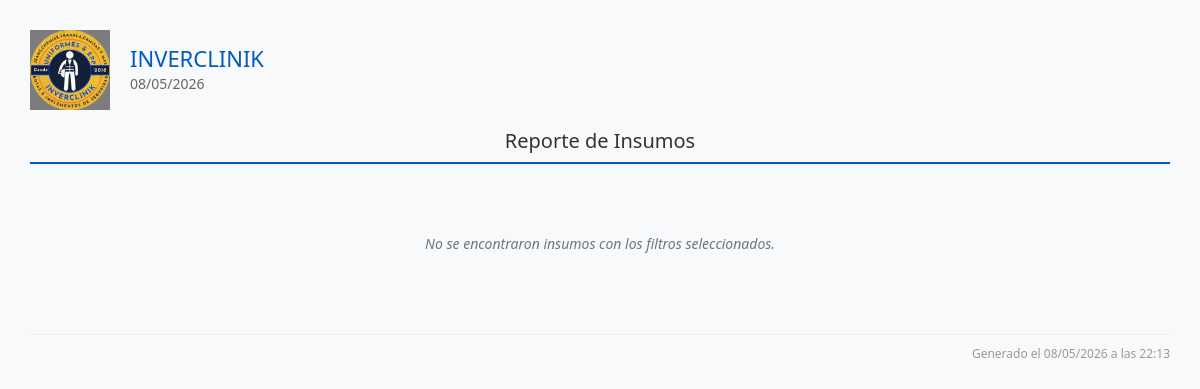
/reportes/insumos_view.php, run on an earlier commit of the app's database.
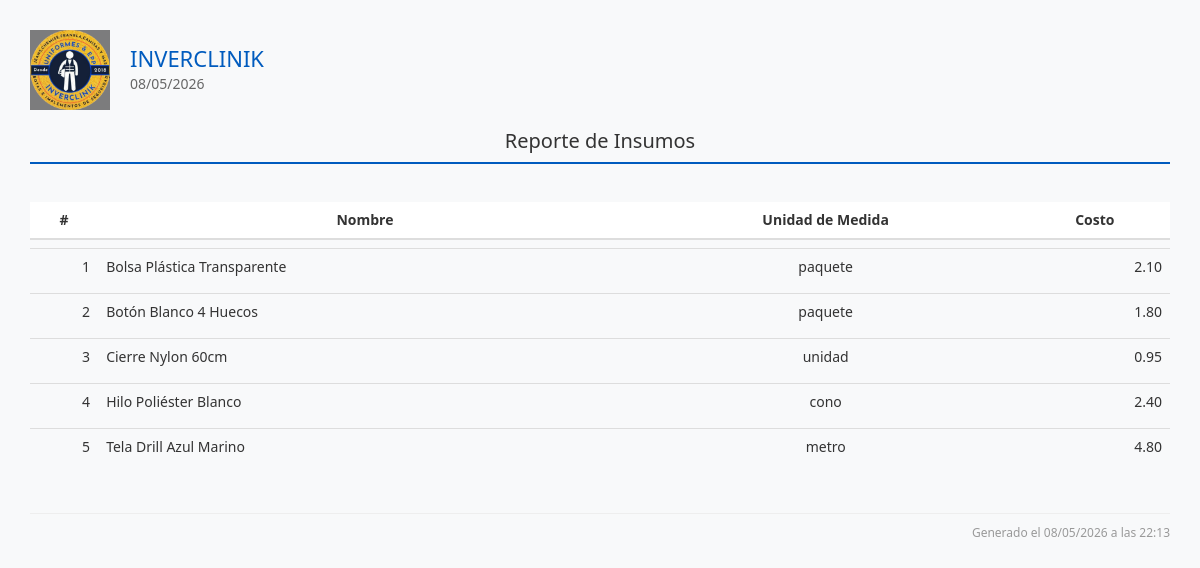
And on a later commit of the database.
### tables this page shows
CREATE TABLE IF NOT EXISTS `insumos` (
  `id` int(11) NOT NULL AUTO_INCREMENT,
  `nombre` varchar(255) NOT NULL,
  `unidad_medida` varchar(20) NOT NULL,
  `costo_unitario` decimal(10,2) NOT NULL DEFAULT 0.00,
  `stock_minimo` decimal(12,2) DEFAULT NULL COMMENT 'Stock mínimo deseado',
  `stock_maximo` decimal(12,2) DEFAULT NULL COMMENT 'Stock máximo deseado',
  `almacen_id` int(11) DEFAULT 1 COMMENT 'Almacén asociado al insumo',
  `proveedor_id` int(11) DEFAULT NULL,
  `tasa_cambiaria_id` int(11) DEFAULT NULL COMMENT 'Tasa usada al registrar/actualizar el costo',
  `activo` tinyint(1) DEFAULT 1,
  `adicional` tinyint(1) DEFAULT 0,
  PRIMARY KEY (`id`)
);

### reportes/insumos_view.php (the view, shortened to what this page needs)
<?php
require_once('../template/header.php');
$where = [];
$condiciones = count($where) ? "WHERE " . implode(" AND ", $where) : "";
$sql = "
  SELECT i.id, i.nombre, i.unidad_medida, i.costo_unitario
  FROM insumos i
  $condiciones
  ORDER BY i.nombre ASC
";
$result = $conn->query($sql);
?>
<div class="contenido-principal">
  <div class="reporte-header">
    <div class="logo-info">
      <img src="../assets/img/inverclinik_3.png" alt="Logo INVERCLINIK">
      <div class="empresa-fecha">
        <h1>INVERCLINIK</h1>
        <p><?= date('d/m/Y') ?></p>
      </div>
    </div>
    <div class="titulo-reporte">
      <h2>Reporte de Insumos</h2>
    </div>
  </div>
  <?php if ($result->num_rows > 0): ?>
    <table class="table">
      <thead>
      <tr>
        <th>#</th>
        <th>Nombre</th>
        <th>Unidad de Medida</th>
        <th>Costo</th>
      </tr>
    </thead>
      <tbody>
        <?php $i = 1 ?>
        <?php while ($row = $result->fetch_assoc()): ?>
        <tr>
          <td style="text-align: right"><?= $i++ ?></td>
          <td style="text-align: left"><?= htmlspecialchars($row['nombre']) ?></td>
          <td><?= htmlspecialchars($row['unidad_medida']) ?></td>
          <td style="text-align: right"><?= htmlspecialchars($row['costo_unitario']) ?></td>
        </tr>
      <?php endwhile; ?>
      </tbody>
    </table>
  <?php else: ?>
    <div class="no-data">No se encontraron insumos con los filtros seleccionados.</div>
  <?php endif; ?>
  <div class="reporte-footer">
    Generado el <?= date('d/m/Y \a \l\a\s H:i') ?>
  </div>
</div>
<?php require_once('../template/footer.php'); ?>

What changed in the data, as far as the page shows it:
added insumos: nombre "Bolsa Plástica Transparente", unidad_medida "paquete", costo_unitario "2.10"
added insumos: nombre "Botón Blanco 4 Huecos", unidad_medida "paquete", costo_unitario "1.80"
added insumos: nombre "Cierre Nylon 60cm", unidad_medida "unidad", costo_unitario "0.95"
added insumos: nombre "Hilo Poliéster Blanco", unidad_medida "cono", costo_unitario "2.40"
added insumos: nombre "Tela Drill Azul Marino", unidad_medida "metro", costo_unitario "4.80"
Also different on the page:
text no longer shown: "No se encontraron insumos con los filtros seleccionados."
text now shown: "# Nombre Unidad de Medida Costo"
